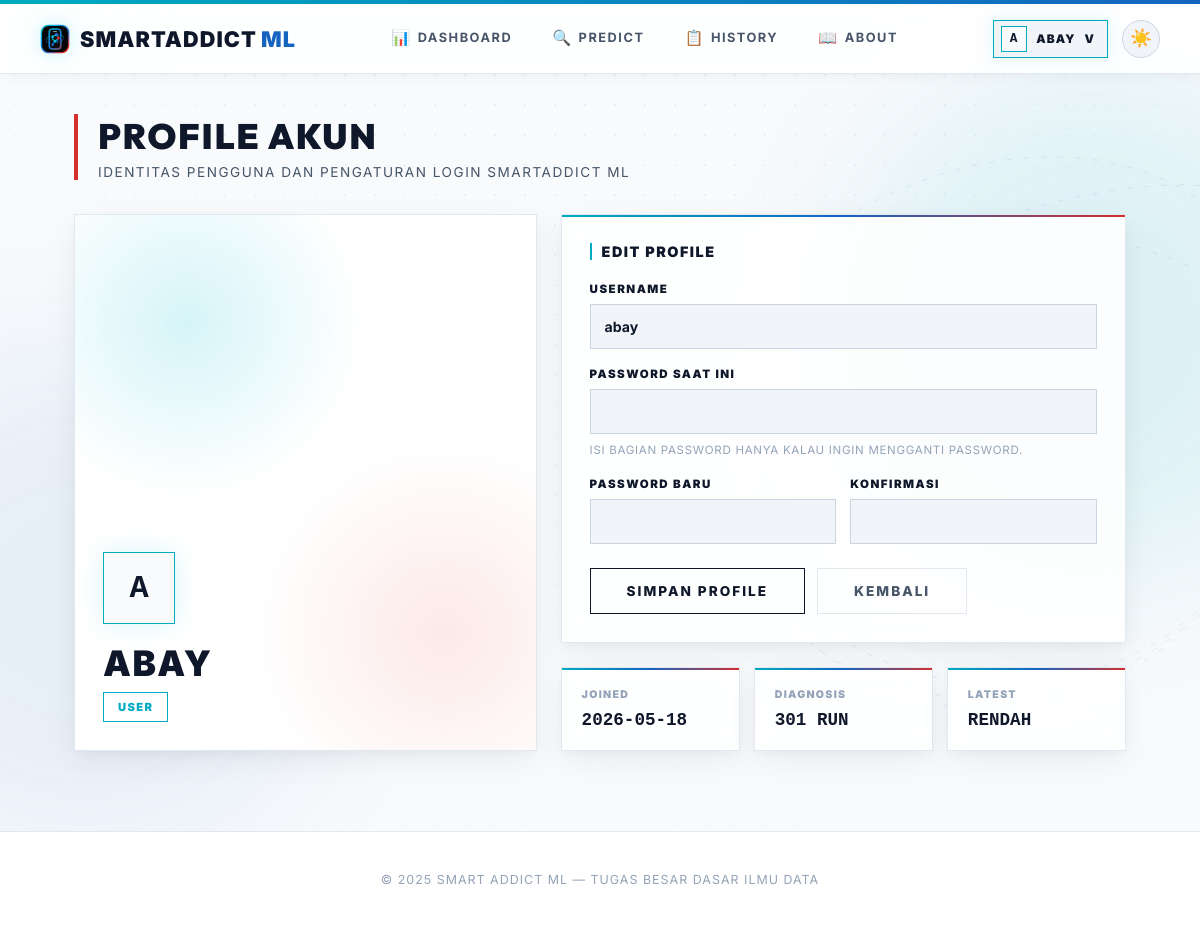
Before: /profile (signed in) with the older database file.
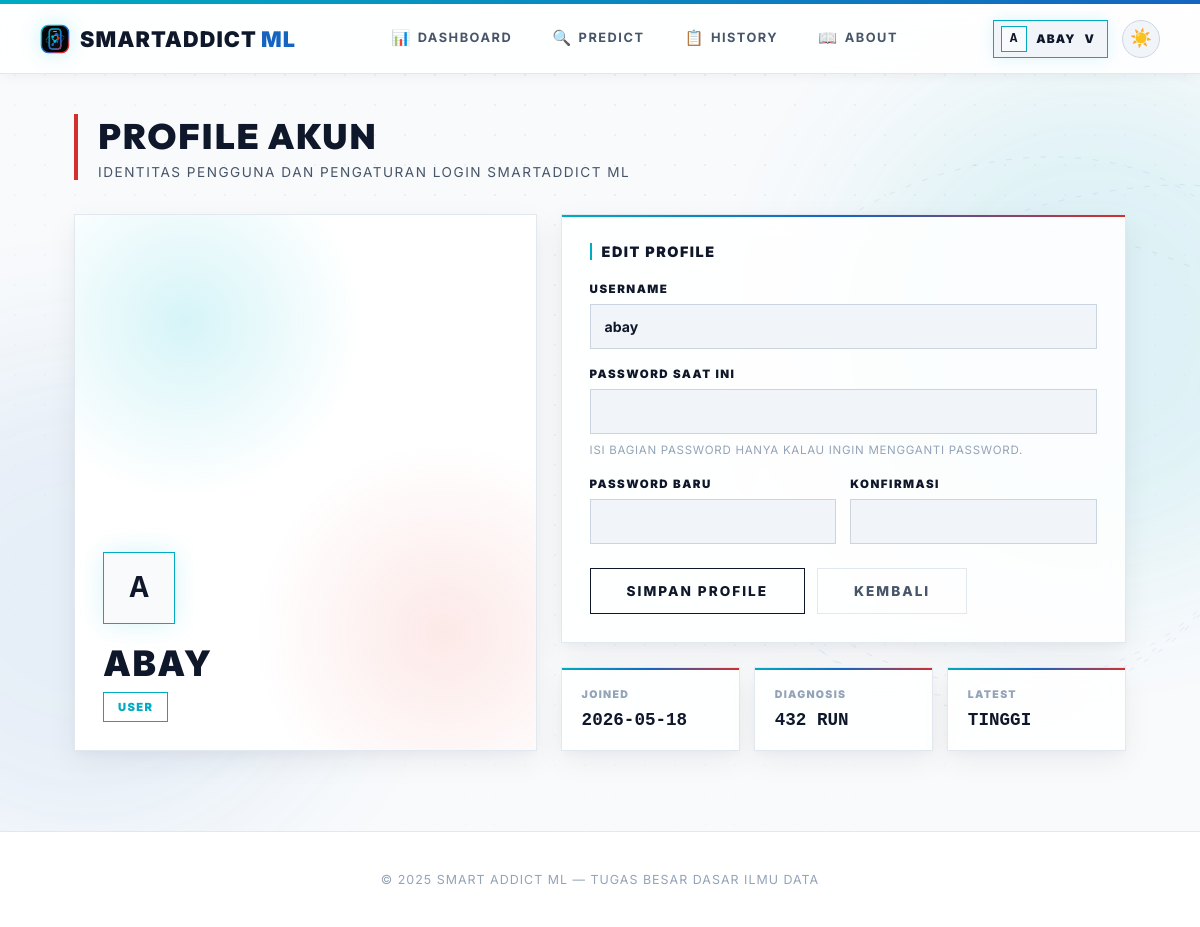
After: the same page with the newer database file.
### smartaddict/models/prediction.py (models this page shows, shortened)
class Prediction(db.Model):
    id = db.Column(db.Integer, primary_key=True)
    user_id = db.Column(db.Integer, db.ForeignKey("user.id"), nullable=False)
    model_name = db.Column(db.String(50), nullable=False)
    input_values = db.Column(db.Text, nullable=False)
    result = db.Column(db.String(20), nullable=False)
    prediction_raw = db.Column(db.Integer, nullable=False)
    timestamp = db.Column(db.DateTime, default=datetime.utcnow)

### smartaddict/routes/user_routes.py (the view, shortened to what this page needs)
@user_bp.route("/profile", methods=["GET", "POST"], endpoint='profile')
@login_required
def profile():
    prediction_count = Prediction.query.filter_by(user_id=current_user.id).count()
    latest_prediction = Prediction.query.filter_by(user_id=current_user.id).order_by(Prediction.timestamp.desc()).first()
    return render_template(
        "profile.html",
        active_page='profile',
        prediction_count=prediction_count,
        latest_prediction=latest_prediction,
    )

### app.py (called while the page is built)
@app.after_request
def add_no_cache(response):
    response.headers['Cache-Control'] = 'no-store, no-cache, must-revalidate, max-age=0'
    response.headers['Pragma'] = 'no-cache'
    response.headers['Expires'] = '0'
    return response

@login_manager.user_loader
def load_user(user_id):
    try:
        return User.query.get(int(user_id))
    except Exception:
        return None

### smartaddict/models/user.py (called while the page is built)
    @property
    def is_admin(self):
        return self.role == "admin"

### templates/profile.html (shortened to what this page needs)
{% extends "base.html" %}
{% block content %}
<main class="content">
    <div class="page-header">
        <h1>PROFILE AKUN</h1>
        <p>IDENTITAS PENGGUNA DAN PENGATURAN LOGIN SMARTADDICT ML</p>
    </div>
    <div class="profile-grid">
        <section class="profile-visual">
            <div id="profile3d" aria-hidden="true"></div>
            <div class="profile-identity">
                <div class="profile-avatar-large">{{ current_user.username[0]|upper }}</div>
                <h2>{{ current_user.username }}</h2>
                <span class="role-badge">{{ current_user.role }}</span>
            </div>
        </section>
        <section>
            <div class="profile-panel">
                <div class="panel-title">Edit Profile</div>
                <form method="post" class="form-grid">
                    <div class="form-group">
                        <label class="form-label" for="username">Username</label>
                        <input class="form-input" id="username" name="username" value="{{ current_user.username }}" maxlength="80" required>
                    </div>
                    <div class="form-group">
                        <label class="form-label" for="current_password">Password Saat Ini</label>
                        <input class="form-input" id="current_password" name="current_password" type="password" autocomplete="current-password">
                        <div class="form-note">Isi bagian password hanya kalau ingin mengganti password.</div>
                    </div>
                    <div class="password-grid">
                        <div class="form-group">
                            <label class="form-label" for="new_password">Password Baru</label>
                            <input class="form-input" id="new_password" name="new_password" type="password" autocomplete="new-password">
                        </div>
                        <div class="form-group">
                            <label class="form-label" for="confirm_password">Konfirmasi</label>
                            <input class="form-input" id="confirm_password" name="confirm_password" type="password" autocomplete="new-password">
                        </div>
                    </div>
                    <div class="profile-actions">
                        <button type="submit" class="btn-primary">Simpan Profile</button>
                        <a href="{{ url_for('user.dashboard') }}" class="btn-secondary">Kembali</a>
                    </div>
                </form>
            </div>
            <div class="profile-stats">
                <div class="profile-stat">
                    <span>Joined</span>
                    <strong>{{ current_user.created_at.strftime('%Y-%m-%d') }}</strong>
                </div>
                <div class="profile-stat">
                    <span>Diagnosis</span>
                    <strong>{{ prediction_count }} Run</strong>
                </div>
                <div class="profile-stat">
                    <span>Latest</span>
                    <strong>{% if latest_prediction %}{{ latest_prediction.result }}{% else %}None{% endif %}</strong>
                </div>
            </div>
        </section>
    </div>
</main>
{% endblock %}

Changed rows visible on the page:
no longer on this page (row unchanged): Prediction: result "RENDAH"
added Prediction: result "TINGGI"
Other visible differences:
{{ prediction_count }}: "301" → "432"
